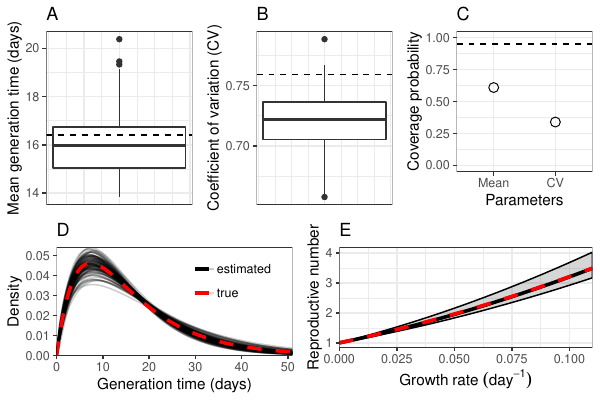

Write the R code that produced this figure.
library(dplyr)
library(tidyr)
library(ggplot2); theme_set(theme_bw())
library(gridExtra)
source("../sim/ebola_param_seminr.R")

load("../analysis/full_coverage.rda")

intrinsic_fun <- function(tau) {
	sigma*gamma/(gamma-sigma) * (exp(-sigma*tau)-exp(-gamma*tau))
}

true.var <- integrate(function(x) (x-true.mean)^2 * intrinsic_fun(x), 0, Inf)[[1]]

true.shape <- true.mean^2/true.var

coverdata <- individual.est %>%
	group_by(type) %>%
	summarize(
		coverage=mean(coverage)
	) %>%
	filter(
		type!="RR"
	) %>%
	mutate(
		type=factor(type, labels=c("Mean", "CV"))
	)

g1 <- ggplot(filter(individual.est, type=="mean")) +
	geom_boxplot(aes(y=estimate)) +
	geom_hline(yintercept=true.mean, lty=2) +
	scale_y_continuous("Mean generation time (days)") +
	ggtitle("A") +
	theme(
		axis.text.x = element_blank(),
		axis.ticks.x = element_blank()
	)

g2 <- ggplot(filter(individual.est, type=="shape")) +
	geom_boxplot(aes(y=sqrt(1/estimate))) +
	geom_hline(yintercept=sqrt(1/true.shape), lty=2)  +
	scale_y_continuous("Coefficient of variation (CV)")  +
	ggtitle("B") +
	theme(
		axis.text.x = element_blank(),
		axis.ticks.x = element_blank()
	)

g3 <- ggplot(coverdata) +
	geom_point(aes(type, coverage), shape=1, size=3) +
	geom_hline(yintercept=0.95, lty=2) +
	scale_y_continuous("Coverage probability", limits=c(0, 1)) +
	scale_x_discrete("Parameters")  +
	ggtitle("C")

xvec <- seq(0, 51, by=0.1)

realdensity <- data.frame(
	x=xvec,
	density=intrinsic_fun(xvec)
)

estdensity <- lapply(1:100, function(x) {
	ii <- filter(individual.est, sim==x)
	
	est.mean <- ii$estimate[2]
	est.shape <- ii$estimate[3]
	
	data.frame(
		x=xvec,
		density=dgamma(xvec, est.shape, scale=est.mean/est.shape)
	)
}) %>%
	bind_rows(.id="sim")

g4 <- ggplot(estdensity) +
	geom_line(aes(x, density, group=sim, col="estimated"), alpha=0.2) +
	geom_line(data=realdensity, aes(x, density, col="true"), lwd=1.2, lty=2) +
	scale_x_continuous("Generation time (days)", expand=c(0, 0)) +
	scale_y_continuous("Density", expand=c(0, 0)) +
	scale_color_manual(values=c("black", "red")) +
	ggtitle("D") +
	theme(
		panel.grid = element_blank(),
		legend.position=c(0.75, 0.69),
		legend.title=element_blank()
	)
	
rvec <- seq(0, 0.11, by=0.001)

realdata <- data.frame(
	r=rvec,
	R0=(1 + rvec/sigma) * (1 + rvec/gamma)
)

estdata <- lapply(1:100, function(x) {
	ii <- filter(individual.est, sim==x)
	
	est.mean <- ii$estimate[2]
	est.shape <- ii$estimate[3]
	
	data.frame(
		r=rvec,
		R0=(1 + est.mean * 1/est.shape * rvec)^est.shape
	)
}) %>%
	bind_rows(.id="sim") %>%
	group_by(r) %>%
	summarize(
		median=median(R0),
		lwr=quantile(R0, 0.025),
		upr=quantile(R0, 0.975)
	)

g5 <- ggplot(estdata) +
	geom_ribbon(aes(r, ymin=lwr, ymax=upr), alpha=0.2, col="black") +
	geom_line(aes(r, median), lwd=1.2) +
	geom_line(data=realdata, aes(r, R0), lwd=1.2, col="red", lty=2) +
	scale_x_continuous(expression(Growth~rate~(day^{-1})), expand=c(0, 0)) +
	scale_y_continuous("Reproductive number") +
	ggtitle("E")

gtop <- arrangeGrob(g1, g2, g3, nrow=1)
gbottom <- arrangeGrob(g4, g5, nrow=1)

gall <- arrangeGrob(gtop, gbottom, nrow=2, heights=c(5.3, 4.5))

ggsave("full_coverage_fig.pdf", gall, width=6, height=4)
